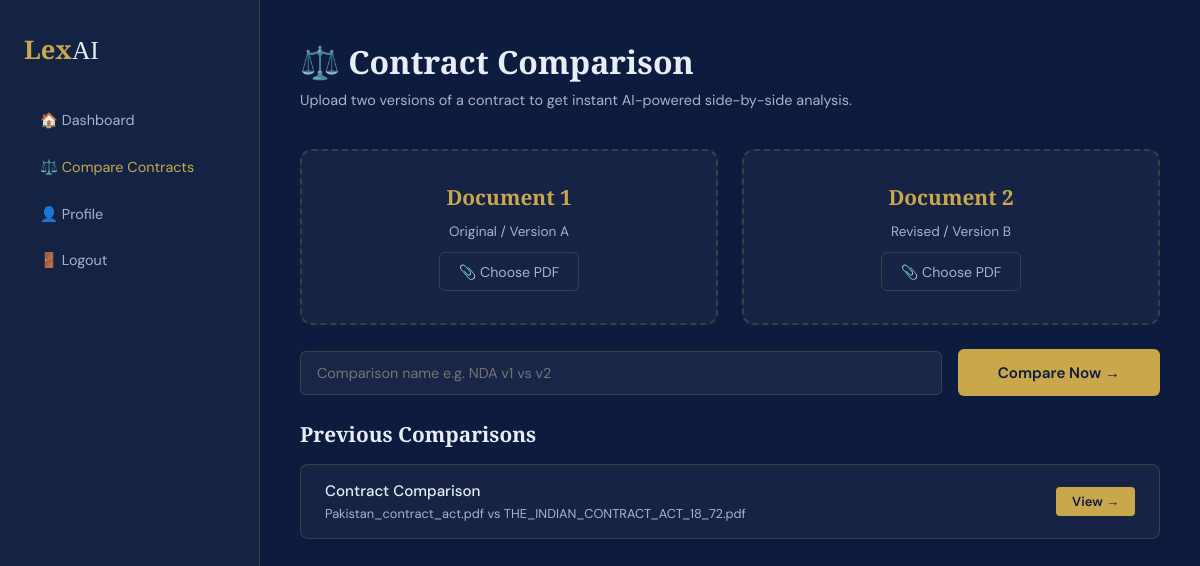
Page /compare (signed in) on the committed database.
### models.py (models this page shows, shortened)
class ContractComparison(db.Model):
    __tablename__ = "contract_comparisons"
    id                  = db.Column(db.Integer, primary_key=True)
    user_id             = db.Column(db.Integer, db.ForeignKey("users.id"), nullable=False)
    session_name        = db.Column(db.String(200), default="Comparison")
    doc1_filename       = db.Column(db.String(200), nullable=True)
    doc1_path           = db.Column(db.String(500), nullable=True)
    doc1_text_path      = db.Column(db.String(500), nullable=True)
    doc2_filename       = db.Column(db.String(200), nullable=True)
    doc2_path           = db.Column(db.String(500), nullable=True)
    doc2_text_path      = db.Column(db.String(500), nullable=True)
    comparison_result   = db.Column(db.Text, nullable=True)
    created_at          = db.Column(db.DateTime, default=datetime.utcnow)

### app.py (the view)
@app.route("/compare")
@login_required
def compare():
    comparisons = ContractComparison.query.filter_by(
        user_id=current_user.id
    ).order_by(ContractComparison.created_at.desc()).all()
    return flask.render_template("compare.html", user=current_user, comparisons=comparisons)

### app.py (called while the page is built)
@login_manager.user_loader
def load_user(user_id):
    return User.query.get(int(user_id))

### templates/compare.html (shortened to what this page needs)
<!DOCTYPE html>
<html lang="en">
<head>
</head>
<body>
<div class="sidebar">
  <div class="logo">Lex<span>AI</span></div>
  <a href="/dashboard" class="nav-item">🏠 Dashboard</a>
  <a href="/compare" class="nav-item nav-active">⚖️ Compare Contracts</a>
  <a href="/profile" class="nav-item">👤 Profile</a>
  <a href="/logout" class="nav-item">🚪 Logout</a>
</div>
<div class="main">
  <div class="page-title">⚖️ Contract Comparison</div>
  <div class="page-sub">Upload two versions of a contract to get instant AI-powered side-by-side analysis.</div>
  <div class="compare-upload">
    <div class="doc-upload-card">
      <div class="doc-num">Document 1</div>
      <div style="font-size:0.85rem; color:var(--text-dim);">Original / Version A</div>
      <label for="doc1" class="file-label" id="doc1-label">📎 Choose PDF</label>
    </div>
    <div class="doc-upload-card">
      <div class="doc-num">Document 2</div>
      <div style="font-size:0.85rem; color:var(--text-dim);">Revised / Version B</div>
      <label for="doc2" class="file-label" id="doc2-label">📎 Choose PDF</label>
    </div>
  </div>
  <div class="session-row">
    <input type="text" id="session_name" class="session-input" placeholder="Comparison name e.g. NDA v1 vs v2">
    <button class="btn-compare" onclick="runComparison()">Compare Now →</button>
  </div>
  {% if comparisons %}
  <div class="section-title">Previous Comparisons</div>
  {% for c in comparisons %}
  <div class="comparison-card">
    <div>
      <div class="cmp-name">{{ c.session_name }}</div>
      <div class="cmp-docs">{{ c.doc1_filename }} vs {{ c.doc2_filename }}</div>
    </div>
    <a href="/compare/result/{{ c.id }}" class="btn-sm">View →</a>
  </div>
  {% endfor %}
  {% endif %}
</div>
</body>
</html>

### templates/compare.html (style rules this page uses)
:root { --navy:#0d1b3e; --gold:#c9a84c; --gold-light:#e8c97a; --text:#e8edf5; --text-dim:#a8b4c8; --border:rgba(201,168,76,0.2); --surface:rgba(255,255,255,0.04); }
* { margin:0; padding:0; box-sizing:border-box; }
body { background:var(--navy); color:var(--text); font-family:'DM Sans',sans-serif; min-height:100vh; display:flex; }
.sidebar { width:260px; min-height:100vh; background:rgba(255,255,255,0.03); border-right:1px solid var(--border); display:flex; flex-direction:column; padding:2rem 1.5rem; position:fixed; }
.logo { font-family:'Cormorant Garamond',serif; font-size:1.6rem; font-weight:700; color:var(--gold); margin-bottom:2rem; }
.logo span { color:var(--text); font-weight:400; }
.nav-item { display:flex; align-items:center; gap:0.75rem; padding:0.75rem 1rem; border-radius:6px; color:var(--text-dim); text-decoration:none; font-size:0.9rem; transition:all 0.2s; margin-bottom:0.3rem; }
.nav-active { color:var(--gold) !important; }
.main { margin-left:260px; flex:1; padding:2.5rem; }
.page-title { font-family:'Cormorant Garamond',serif; font-size:2rem; font-weight:600; margin-bottom:0.5rem; }
.page-sub { color:var(--text-dim); font-size:0.9rem; margin-bottom:2.5rem; }
.compare-upload { display:grid; grid-template-columns:1fr 1fr; gap:1.5rem; margin-bottom:1.5rem; }
.doc-upload-card { background:var(--surface); border:2px dashed var(--border); border-radius:12px; padding:2rem; text-align:center; transition:all 0.3s; }
.doc-num { font-family:'Cormorant Garamond',serif; font-size:1.3rem; font-weight:600; color:var(--gold); margin-bottom:0.75rem; }
.file-label { display:inline-block; padding:0.6rem 1.2rem; border:1px solid var(--border); border-radius:6px; cursor:pointer; font-size:0.88rem; color:var(--text-dim); transition:all 0.2s; margin-top:0.75rem; }
.session-row { display:flex; gap:1rem; align-items:center; margin-bottom:1.5rem; }
.session-input { flex:1; padding:0.75rem 1rem; background:rgba(255,255,255,0.05); border:1px solid var(--border); border-radius:6px; color:var(--text); font-family:'DM Sans',sans-serif; font-size:0.9rem; outline:none; }
.btn-compare { padding:0.85rem 2.5rem; background:var(--gold); color:#0d1b3e; border:none; border-radius:6px; font-weight:600; font-size:0.95rem; cursor:pointer; transition:all 0.2s; font-family:'DM Sans',sans-serif; }
.section-title { font-family:'Cormorant Garamond',serif; font-size:1.3rem; font-weight:600; margin-bottom:1rem; }
.comparison-card { display:flex; align-items:center; justify-content:space-between; padding:1rem 1.5rem; background:var(--surface); border:1px solid var(--border); border-radius:8px; margin-bottom:0.75rem; }
.cmp-name { font-weight:500; font-size:0.95rem; }
.cmp-docs { font-size:0.8rem; color:var(--text-dim); margin-top:0.2rem; }
.btn-sm { padding:0.4rem 1rem; border-radius:4px; font-size:0.82rem; cursor:pointer; text-decoration:none; background:var(--gold); color:#0d1b3e; font-weight:600; border:none; }

### rows in the picture
ContractComparison: session_name "Contract Comparison", doc1_filename "Pakistan_contract_act.pdf", doc2_filename "THE_INDIAN_CONTRACT_ACT_18_72.pdf"
